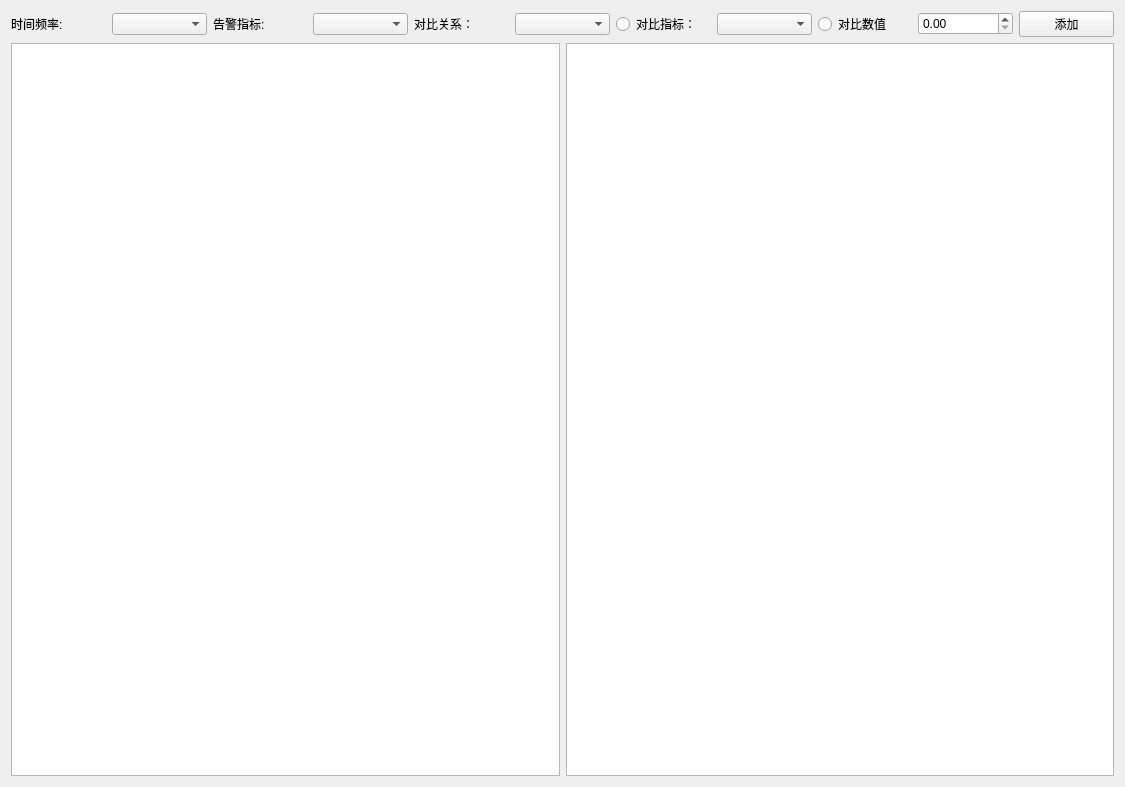
<?xml version="1.0" encoding="UTF-8"?>
<ui version="4.0">
 <class>AddWarningForm</class>
 <widget class="QWidget" name="AddWarningForm">
  <property name="geometry">
   <rect>
    <x>0</x>
    <y>0</y>
    <width>1125</width>
    <height>787</height>
   </rect>
  </property>
  <property name="windowTitle">
   <string>Form</string>
  </property>
  <layout class="QGridLayout" name="gridLayout_2">
   <item row="0" column="0">
    <layout class="QGridLayout" name="gridLayout">
     <item row="0" column="0">
      <layout class="QHBoxLayout" name="chooseInfo_horizontalLayout">
       <item>
        <widget class="QLabel" name="timeType_label">
         <property name="text">
          <string>时间频率: </string>
         </property>
        </widget>
       </item>
       <item>
        <widget class="QComboBox" name="timeType_comboBox"/>
       </item>
       <item>
        <widget class="QLabel" name="oriTarget_label">
         <property name="text">
          <string>告警指标: </string>
         </property>
        </widget>
       </item>
       <item>
        <widget class="QComboBox" name="oriTarget_comboBox"/>
       </item>
       <item>
        <widget class="QLabel" name="label">
         <property name="text">
          <string>对比关系：</string>
         </property>
        </widget>
       </item>
       <item>
        <widget class="QComboBox" name="compare_comboBox"/>
       </item>
       <item>
        <widget class="QRadioButton" name="compTarget_radioButton">
         <property name="text">
          <string>对比指标：</string>
         </property>
        </widget>
       </item>
       <item>
        <widget class="QComboBox" name="compTarget_comboBox"/>
       </item>
       <item>
        <widget class="QRadioButton" name="compValue_radioButton">
         <property name="text">
          <string>对比数值</string>
         </property>
        </widget>
       </item>
       <item>
        <widget class="QDoubleSpinBox" name="compValue_doubleSpinBox"/>
       </item>
       <item>
        <widget class="QPushButton" name="pushButton">
         <property name="text">
          <string>添加</string>
         </property>
        </widget>
       </item>
      </layout>
     </item>
     <item row="1" column="0">
      <layout class="QHBoxLayout" name="infoTable_horizontalLayout">
       <item>
        <widget class="QTableView" name="addInfo_tableView"/>
       </item>
       <item>
        <widget class="QTableView" name="warningInfo_tableView"/>
       </item>
      </layout>
     </item>
    </layout>
   </item>
  </layout>
 </widget>
 <resources/>
 <connections/>
</ui>
